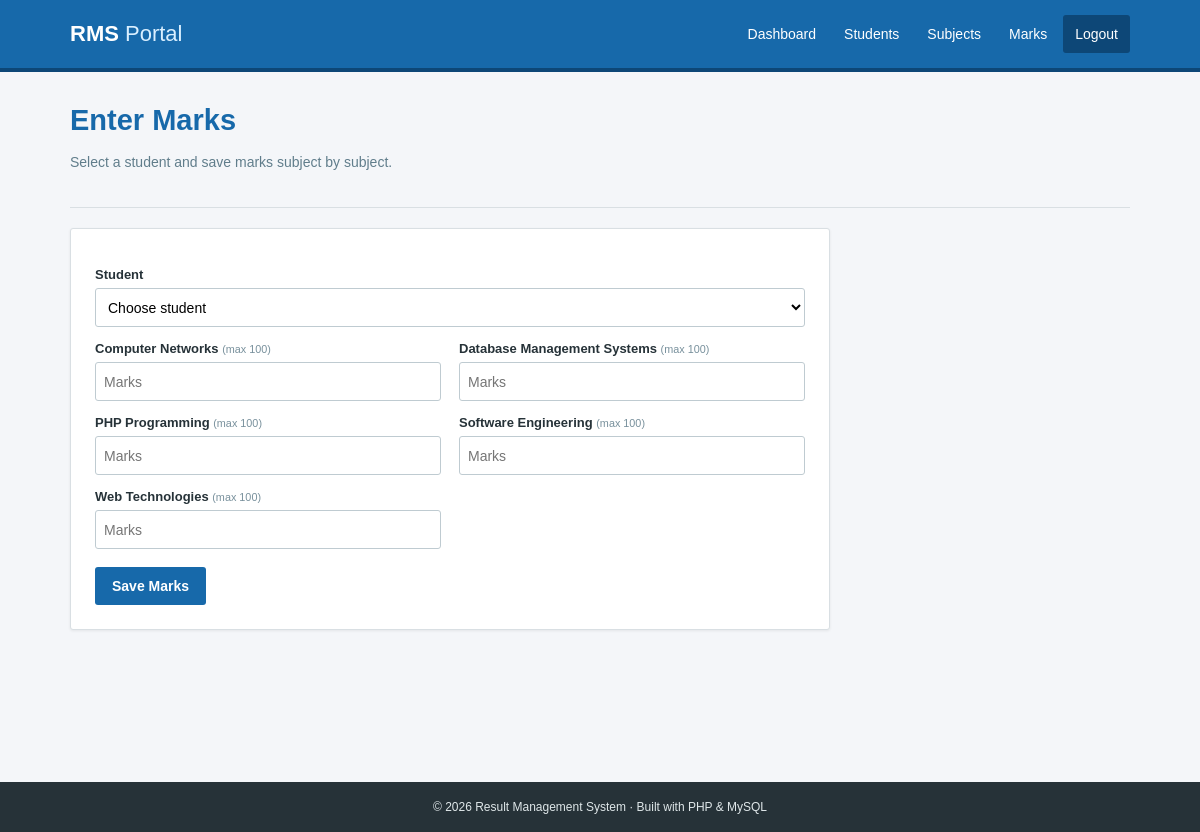
Screenshot of /marks.php (signed in) with the database file from the repository.
### tables this page shows
CREATE TABLE subjects (
  id INT AUTO_INCREMENT PRIMARY KEY,
  subject_code VARCHAR(20) NOT NULL UNIQUE,
  subject_name VARCHAR(100) NOT NULL,
  max_marks INT NOT NULL DEFAULT 100,
  pass_marks INT NOT NULL DEFAULT 35
);

### config.php (called while the page is built, shortened)
<?php
function e($value) { return htmlspecialchars((string)$value, ENT_QUOTES, 'UTF-8'); }
?>

### marks.php (the view)
<?php require 'config.php'; require_admin(); $msg=''; $students=$conn->query('SELECT * FROM students ORDER BY name'); $subjects=$conn->query('SELECT * FROM subjects ORDER BY subject_name'); if(isset($_POST['save'])){$sid=(int)$_POST['student_id'];foreach($_POST['mark'] as $subid=>$mark){if($mark==='')continue;$subid=(int)$subid;$mark=(float)$mark;$stmt=$conn->prepare('INSERT INTO marks(student_id,subject_id,marks_obtained) VALUES(?,?,?) ON DUPLICATE KEY UPDATE marks_obtained=VALUES(marks_obtained)');$stmt->bind_param('iid',$sid,$subid,$mark);$stmt->execute();}$msg='Marks saved successfully.';} $page_title='Enter Marks'; require 'header.php'; ?>
<div class="page-head"><h1>Enter Marks</h1><p>Select a student and save marks subject by subject.</p></div><form class="panel marks-form" method="post"><?php if($msg):?><p class="alert"><?=e($msg)?></p><?php endif;?><label>Student</label><select name="student_id" required><option value="">Choose student</option><?php while($st=$students->fetch_assoc()):?><option value="<?=$st['id']?>"><?=e($st['roll_no'].' — '.$st['name'])?></option><?php endwhile;?></select><div class="mark-grid"><?php while($su=$subjects->fetch_assoc()):?><div><label><?=e($su['subject_name'])?> <small>(max <?=$su['max_marks']?>)</small></label><input type="number" step="0.01" min="0" max="<?=$su['max_marks']?>" name="mark[<?=$su['id']?>]" placeholder="Marks"></div><?php endwhile;?></div><button name="save">Save Marks</button></form>
<?php require 'footer.php'; ?>

### assets/style.css (style rules this page uses)
* { box-sizing:border-box }
body { margin:0;background:#f4f6f9;color:#263238;font-family:Arial,Helvetica,sans-serif;font-size:14px }
.hero h1,.page-head h1,.auth h1,.empty h1 { font-size:35px;margin:0 0 14px;color:#1769aa }
.intro,.page-head p { color:#607d8b;line-height:1.6 }
.search-card,.panel { background:#fff;border:1px solid #d9dfe3;border-radius:3px;padding:24px;box-shadow:0 1px 3px #00000012 }
label { display:block;font-weight:bold;font-size:13px;margin:14px 0 6px }
input,select { width:100%;height:39px;border:1px solid #bfcbd1;border-radius:3px;padding:8px;font:inherit;background:#fff }
button,.button-link { background:#1769aa;border:0;border-radius:3px;color:#fff;cursor:pointer;font-size:14px;font-weight:bold;padding:11px 17px;text-decoration:none;display:inline-block;margin-top:18px }
.page-head { padding:32px 0 20px;border-bottom:1px solid #d9dfe3;margin-bottom:20px }
.page-head h1 { font-size:29px;margin:0 0 6px }
.marks-form { max-width:760px }
.mark-grid { display:grid;grid-template-columns:repeat(2,1fr);gap:0 18px }
.mark-grid small { font-weight:normal;color:#78909c }

### rows the page displays
subjects: subject_name "Computer Networks", max_marks "100"
subjects: subject_name "Database Management Systems", max_marks "100"
subjects: subject_name "PHP Programming", max_marks "100"
subjects: subject_name "Software Engineering", max_marks "100"
subjects: subject_name "Web Technologies", max_marks "100"
